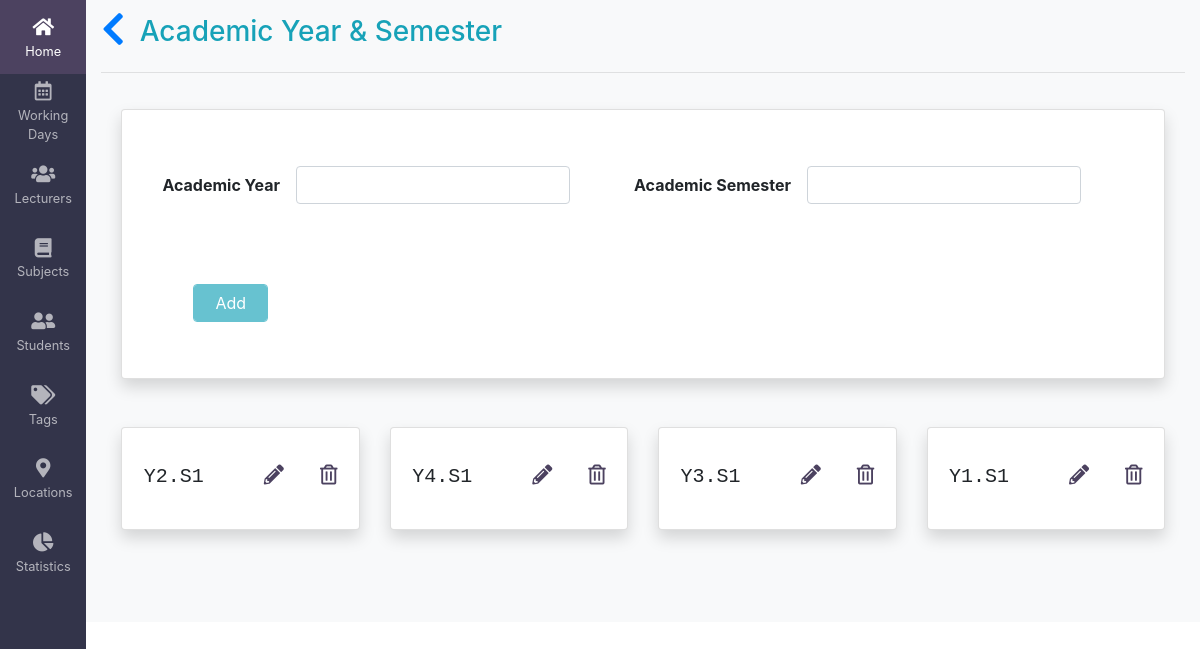
Screenshot of /academics/ with the database file from the repository.
### timetable/models.py (models this page shows, shortened)
class AcademicYearSemester(models.Model):
    academic_year = models.IntegerField(default=1)
    academic_semester = models.IntegerField(default=1)
    class Meta:
        db_table = "timetable_academicyearsemester"
        constraints = [
            models.UniqueConstraint(
                fields=['academic_year', 'academic_semester'], name='academic_details')
        ]

### timetable/views.py (the view)
# urls.py: path('academics/', views.AcademicYearSemesterView.as_view(), name='academics'),
class AcademicYearSemesterView(generic.ListView):
    model = AcademicYearSemester
    template_name = 'students/academic-year-semester.html'

### template/students/academic-year-semester.html (shortened to what this page needs)
{% extends 'base.html' %}
{% block content %}
<div class="container-fluid main bg-light">
    <div >
        <div class="bg-light text-info" style="padding: 15px 0px; font-weight: 900;">
            <h3><a href="{% url 'students' %}"><i class="fas fa-chevron-left fa-lg"></i></a>&nbsp; Academic Year & Semester</h3>
        </div>
        <hr style="margin-top: 0px; margin-left: 0rem; ">
        <div class="scrollable bg-light">
            <div class="card-body bg-light">
                <div class="card shadow p-3 mb-5 bg-white rounded">
                    <form action="" class="form-inline" id="addAcademics">
                        <div class="form-group m-4">
                            <label class="text-black font-weight-bold" for="academicYearId">Academic Year </label>
                            <input type="number" class="form-control m-3" id="academicYearId" name="academicYear" min="1"/>
                        </div>
                        <div class="form-group m-4">
                            <label class="font-weight-bold" for="academicSemesterId">Academic Semester </label>
                            <input type="number" class="form-control m-3" id="academicSemesterId" name="academicSemester" min="1"/>
                        </div>
                        <div class="col-lg-2">
                            <div class="form-group m-4">
                                <input type="submit" id="mybtn" class="form-control m-3 btn btn-info btn-block" value="  Add  " disabled="true"/>
                            </div>
                        </div>
                      </form>
                </div>
                <div class="row row-cols-1 row-cols-md-4 chaa">
                    {% for academicyearsemester in academicyearsemester_list %}
                    <div class="col mb-4" id="ays-{{academicyearsemester.id}}">
                        <div class="card shadow p-3 mb-5 bg-white rounded text-center">
                            <pre>
                                <h5>Y<span class="proName userData"name="pname">{{academicyearsemester.academic_year }}</span>.S<span name="pabbv" class="proAbbv userData" >{{ academicyearsemester.academic_semester}}</span>     <span onclick="editAcademics({{academicyearsemester.id}})" data-toggle="modal" data-target="#myModal" ><i class="fas fa-pencil-alt" style="color: #4c4260;"></i></span>   <span onclick="deleteAca({{academicyearsemester.id}})"><i class="far fa-trash-alt" style="color: #4c4260;"></i></span><h5></pre>
                        </div>
                    </div>
                    {% endfor %}
                </div>
            </div>
        </div>
    </div>
</div>
{% endblock %}

### template/base.html (style rules this page uses)
html, body { height: 100%; }
.main { background: #f3f2f1; min-height: 100%; margin-left: 5.4rem; width: calc(100% - 5.4rem); }
.card { background: #f3f2f1; }

### rows the page displays
AcademicYearSemester: academic_year "2", academic_semester "1"
AcademicYearSemester: academic_year "4", academic_semester "1"
AcademicYearSemester: academic_year "3", academic_semester "1"
AcademicYearSemester: academic_year "1", academic_semester "1"
